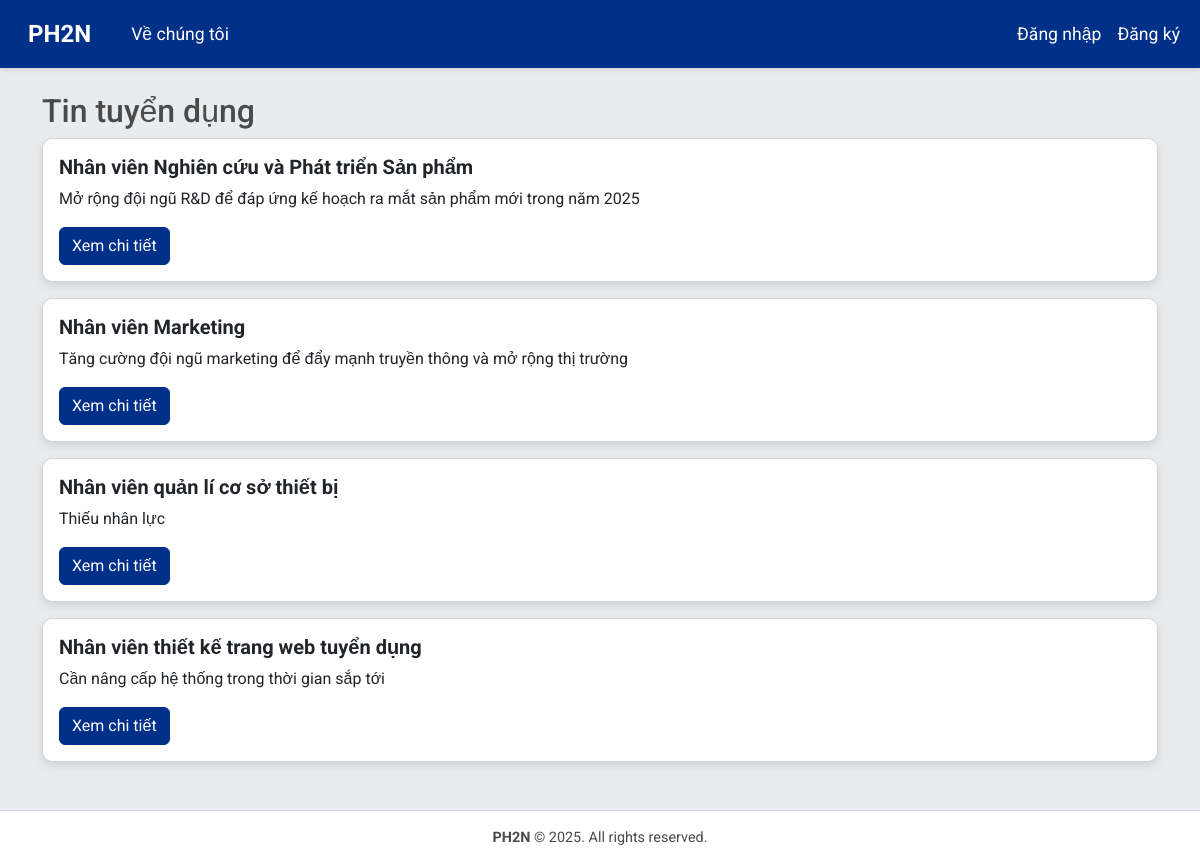
The page / on the database its author committed.
### jobs/models.py (models this page shows, shortened)
class JobPosting(models.Model):
    title = models.CharField(max_length=255)
    department = models.CharField(max_length=100)
    description = models.TextField()
    is_active = models.BooleanField(default=True)
    created_by = models.ForeignKey(CustomUser, on_delete=models.CASCADE)
    created_at = models.DateTimeField(auto_now_add=True)

### jobs/views.py (the view)
# urls.py: path('', views.job_list, name='job_list'),
def job_list(request):
    jobs = JobPosting.objects.filter(is_active=True)
    return render(request, 'jobs/job_list.html', {'jobs': jobs})

### templates/jobs/job_list.html (shortened to what this page needs)
{% extends 'base.html' %}
{% load django_bootstrap5 %}
{% block content %}
<h2>Tin tuyển dụng</h2>
{% for job in jobs %}
<div class="card mb-3">
    <div class="card-body">
        <h5 class="card-title">{{ job.title }}</h5>
        <p class="card-text">{{ job.description|truncatewords:30 }}</p>
        <a href="{% url 'jobs:job_detail' job.id %}" class="btn btn-primary">Xem chi tiết</a>
    </div>
</div>
{% empty %}
<div class="card p-4">
    <p>Không có tin tuyển dụng nào.</p>
</div>
{% endfor %}
{% endblock %}

### static/css/style.css (style rules this page uses)
body { font-family: 'Roboto', sans-serif; background-color: #E8ECEF; margin: 0; display: flex; flex-direction: column; min-height: 100vh; }
.card { border-radius: 10px; box-shadow: 0 4px 8px rgba(0,0,0,0.1); transition: transform 0.2s; }
.btn-primary { background-color: #003087; border-color: #003087; }
h2, h3, h5 { color: #4A4A4A; }
.card-title { font-weight: bold; }

### rows shown on the page
JobPosting: title "Nhân viên Nghiên cứu và Phát triển Sản phẩm", description "Mở rộng đội ngũ R&D để đáp ứng kế hoạch ra mắt sản phẩm mới trong năm 2025"
JobPosting: title "Nhân viên Marketing", description "Tăng cường đội ngũ marketing để đẩy mạnh truyền thông và mở rộng thị trường"
JobPosting: title "Nhân viên quản lí cơ sở thiết bị", description "Thiếu nhân lực"
JobPosting: title "Nhân viên thiết kế trang web tuyển dụng", description "Cần nâng cấp hệ thống trong thời gian sắp tới"
